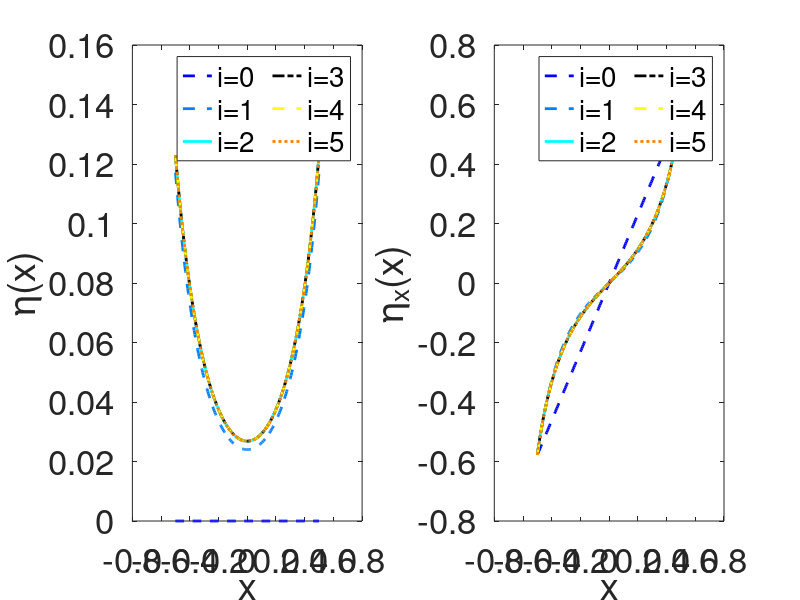

The MATLAB source for this figure: (Note: this script raises an error after producing the figure.)
%% This code solves the Young-Laplace equation for a substance between two 
% (long) walls and in a cylindrical cuvette using evenly spaced points in
% the x list.

%% This part of the code defines the grid, mean and difference operator, 
%  parameters and the boundary and initial conditions.

% Grid:
N = 200% number of grid cells
L = 1; % length of the domain
dx = L/N; % cell size
xl=[-N/2:N/2]'*dx; % x list for long walls case
dxc = L/(2*N); % cell size
xc = [0:N]'*dxc; % x list for cylindrical case

% Mean operator:
Mx = diag(ones(N-1,1),1) + eye(N);
Mx(N,N+1) = 1; 
Mx = Mx/2;

% Difference operator for long walls case:
Dx = diag(ones(N-1,1),1) - eye(N);
Dx(N,N+1) = 1;
Dx = Dx/dx;
Mxmin = Mx(:,2:N);
Dxmin = Dx(:,2:N);
% Difference operator for cylindrical case:
Dxc = diag(ones(N-1,1),1) - eye(N);
Dxc(N,N+1) = 1;
Dxc = Dxc/dxc;
Dxcmin = Dxc(:,2:N);

% Parameters:
rho = 1060; % kg/m^3, density
g = 9.81; % m/s, gravitational acceleration
gamma = 55.89*10^(-3); % kg/s^2, surface tension
c =(gamma/rho/g)*1e4; % size in cm
lc=(c)^(1/2); % capillary length
theta = pi/3; % contact angle

% Boundary conditions:
vac = 0; % for cylindrical case
val=-cot(theta); % for long walls case
vb = cot(theta);

% Initial guesses for cylindrical case:
vc = vac + (vb-vac)*[1:N-1]'*dx;
etac = zeros(N+1,1);
Uc = [vc; etac];
% Initial guesses for long walls case:
vl = val + (vb-val)*[1:N-1]'*dx;
etal = zeros(N+1,1);
Ul = [vl; etal];


%% In this part of the code a Newton's stepping method is performed.
% A plot is made of eta and v against the x list at all the iteration steps for the long wall case 

% The maximal numer of iterations and the tollerance for Newton's stepping method:
maxIter = 100;
tol = 1e-10;
% Newton's stepping method for cylindrical case:
for iterc = 1:maxIter, 
    % Compute elements of matrix r:
    r1c = Mx*[vac;vc;vb] - Dxc*etac;
    r2c = (1 + (Mx*[vac;vc;vb]).^2).^1.5.*(Mx*etac).*(Mx*xc) -c*((Mx*[vac;vc;vb]).^3+Mx*[vac;vc;vb])- c*(Dxc*[vac;vc;vb]).*(Mx*xc);
    % Compute Jacobian matrix: 
    Jc = [Mxmin -Dxc; 3*diag((Mx*etac).*sqrt(1 + (Mx*[vac;vc;vb]).^2).*(Mx*[vac;vc;vb]).*(Mx*xc))*Mxmin-c*(3*((Mx*[vac;vc;vb]).^2)+1).*Mxmin-c*Dxcmin.*(Mx*xc) diag(((1 + (Mx*[vac;vc;vb]).^2).^1.5).*(Mx*xc))*Mx];
    rc = [r1c;r2c]; % vector r
    % Calcule new U:
    Uc = Uc - Jc\rc;
    vc = Uc(1:N-1); % update v list
    etac = Uc(N:end); % update eta list
    if norm(rc)<tol % stop if r is close enough to the zero vector
        break
    end
end
if iterc>=maxIter,
    disp('no convergence');
end


%Plot phi and v against x at every iteration:
linecolors=jet(6);
figure(4);
subplot(121);
plot(xl,etal,'linewidth',2,'color',linecolors(1,:),'LineStyle','--');
hold on
subplot(122);
plot(xl,[val;vl;vb],'linewidth',2,'color',linecolors(1,:),'LineStyle','--')
hold on

% Newton's stepping method for long walls case:
for iterl = 1:maxIter, 
    % Compute elements of matrix r:
    r1l = Mx*[val;vl;vb] - Dx*etal;
    r2l = (1 + (Mx*[val;vl;vb]).^2).^1.5.*(Mx*etal) - c*Dx*[val;vl;vb];
    % Compute Jacobian matrix: 
    Jl = [Mxmin -Dx; 3*diag((Mx*etal).*sqrt(1 + (Mx*[val;vl;vb]).^2).*(Mx*[val;vl;vb]))*Mxmin-c*Dxmin diag((1 + (Mx*[val;vl;vb]).^2).^1.5)*Mx];
    rl = [r1l;r2l]; % vector r
    % Calcule new U:
    Ul = Ul - Jl\rl; 
    vl = Ul(1:N-1); % update v list
    etal = Ul(N:end); % update eta list
    
    %Plot results at every iteration:
    if iterl==1
        subplot(121);
        plot(xl,etal,'linewidth',2,'color',linecolors(iterl+1,:),'LineStyle','--');
        hold on
        subplot(122);
        plot(xl,[val;vl;vb],'linewidth',2,'color',linecolors(iterl+1,:),'LineStyle','--')
        hold on
    end
    if iterl==2
        subplot(121);
        plot(xl,etal,'linewidth',2,'color',linecolors(iterl+1,:),'LineStyle','-');
        hold on
        subplot(122);
        plot(xl,[val;vl;vb],'linewidth',2,'color',linecolors(iterl+1,:),'LineStyle','-')
        hold on
    end
    if iterl==3
        subplot(121);
        plot(xl,etal,'linewidth',2,'color','k','LineStyle','-.');
        hold on
        subplot(122);
        plot(xl,[val;vl;vb],'linewidth',2,'color','k','LineStyle','-.')
        hold on
    end
    if iterl==4
        subplot(121);
        plot(xl,etal,'linewidth',2,'color',linecolors(iterl+1,:),'LineStyle','--');
        hold on
        subplot(122);
        plot(xl,[val;vl;vb],'linewidth',2,'color',linecolors(iterl+1,:),'LineStyle','--')
        hold on
    end
    if iterl==5
        subplot(121);
        plot(xl,etal,'linewidth',2,'color',linecolors(iterl+1,:),'LineStyle',':');
        hold on
        subplot(122);
        plot(xl,[val;vl;vb],'linewidth',2,'color',linecolors(iterl+1,:),'LineStyle',':')
        hold on
    end
    if norm(rl)<tol % stop if r is close enough to the zero vector 
        break
    end
end
if iterl>=maxIter,
    disp('no convergence');
end

%Plot of phi and v against x over the iterations layout:
hold off
subplot(121);
set(gca,'fontsize',25);
xlabel 'x';
ylabel '\eta(x)';
legend({'i=0','i=1','i=2','i=3','i=4','i=5'
    },'FontSize',20,'NumColumns',2);
subplot(122);
set(gca,'fontsize',25);
xlabel 'x';
ylabel '\eta_x(x)';
legend({'i=0','i=1','i=2','i=3','i=4','i=5'
    },'FontSize',20,'NumColumns',2);
sgtitle(['Contact angle \theta=\pi/' num2str( pi/theta ) ''],'fontsize',25)  
drawnow;


%% Make two-dimensional plots of the end result and check validity of code.

% Plot end results:
figure(1);
subplot(121);
plot(xl,etal-etal(1),'r','linewidth',2);
hold on
plot(xc,etac-etac(N+1),'b','linewidth',2);
plot(-xc,etac-etac(N+1),'b','linewidth',2);% mirror in y axis
legend({'Channel','Cylindrical'})
hold off
set(gca,'fontsize',25);
xlabel 'x';
ylabel '\eta(x)'
subplot(122);
plot(xl,[val;vl;vb],'r','linewidth',2);
hold on
plot(xc,[vac;vc;vb],'b','linewidth',2);
plot(-xc,-[vac;vc;vb],'b','linewidth',2);% mirror in y axis
legend({'Channel','Cylindrical'})
hold off
set(gca,'fontsize',25);
xlabel 'x';
ylabel '\eta_x(x)'
sgtitle(['Contact angle \theta=\pi/' num2str( pi/theta ) ''],'fontsize',25) 
drawnow;

% Check validity of code for long wall case using the Hamiltonian:
Hl=etal.^2/(2*c)+1./(1+([val;vl;vb]).^2).^(1/2); % Hamiltonian needs to be constant
var_Hl=var(Hl);

% Contact angle found for cylindrical case:
found_theta_c=(atan((abs(xc(N)-xc(N+1)))/(abs(etac(N)-etac(N+1)))))/pi; 
% Contact angle found for long walls case:
found_theta_l=(atan((abs(xl(N)-xl(N+1)))/(abs(etal(N)-etal(N+1)))))/pi;


%% Create 3D plots corresponding to the final result:
%Long case:
figure(2)
surf(xl,xl,repmat(etal'-etal(1),[N+1,1]), 'EdgeColor','none');
colormap winter;
q=repmat(etal',[N+1,1]);
set(gca,'fontsize',15);
xlabel 'x';
ylabel 'y';
zlabel '\eta(x)';

%Cylindrical case
figure(3)
r = xc';
z = etac'-etac(N+1);
theta = 0:2*pi/N:2*pi;
xx = bsxfun(@times,r',cos(theta));
yy = bsxfun(@times,r',sin(theta));
zz = repmat(z',1,length(theta));
surf(xx,yy,zz,'EdgeColor','none')
set(gca,'fontsize',15);
xlabel 'x';
ylabel 'y';
zlabel '\eta(r)'
colormap winter;
axis equal
